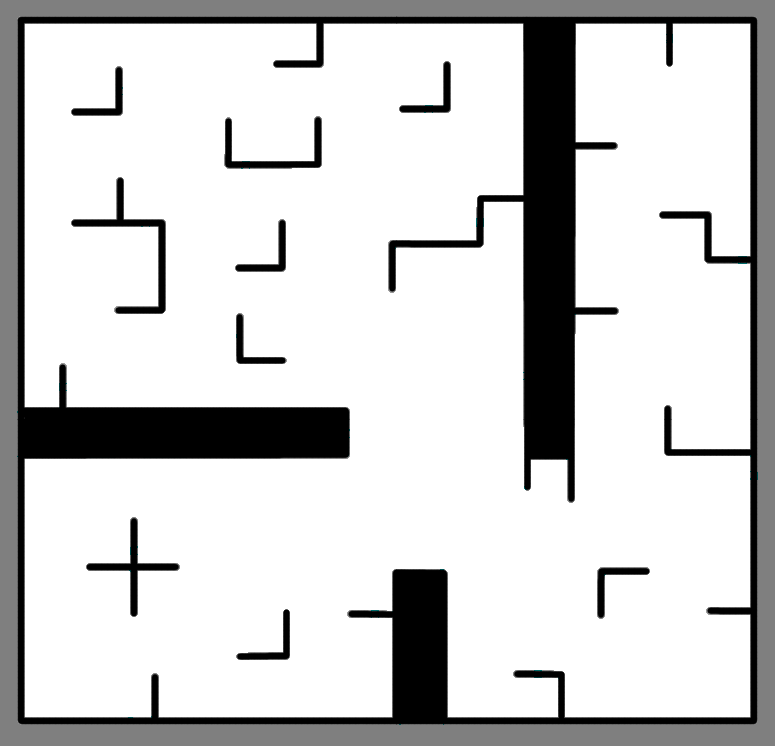
#> input picture sparse_obstacles.png, 775 x 746 px, found by its file name
$ jupyter execute --allow-errors ParticleFilter_update.ipynb   (shell and % lines are left out)
#> lines starting #> are read from the running program, lines starting #| are printed output that depends on the picture
### inspercles.py
# coding: utf-8
from random import randint, choice
import time
import matplotlib.pyplot as plt
import matplotlib.patches as mpatches
import numpy as np
import math
import random
from pf import Particle
from nav_msgs.msg import OccupancyGrid
from occupancy_field import OccupancyField
from helper_functions import angle_normalize, angle_diff

particle_size = 7

# [5 lines left out: function convert_to_figure, not called in this run]


def nb_draw_map(mapa_numpy, particles = None, initial_position=False, pose=False, robot=False):
    """
        particles - um conjunto de partículas definidas como objetos do tipo partícula

        initial_position - cor para desenhar a posição inicial do robo

        pose - pose do robo

        robot - booleano que determina se o robô é desenhado como um círculo ou não
    """
    fig, ax = plt.subplots(figsize=(10,10))
    ax.set(xlim=[0, width], ylim=[0, height]) # Or use "ax.axis([x0,x1,y0,y1])"

    fig.canvas.draw()

    #def update():

    plt.imshow(mapa_numpy, cmap='Greys_r')
    if initial_position:
        draw_initial_pose(initial_pose,ax)
    if particles:
        nb_draw_particle_cloud(particles, ax)
    if pose:
        nb_draw_arrow(pose[0], pose[1], pose[2], ax, color='g', width=2, headwidth=6, headlength=6)
    if robot:
        nb_draw_robot(pose, ax, radius=robot_radius)

    return ax # Retornamos o contexto grafico caso queiram fazer algo depois


def draw_initial_pose(pose_xytheta, ax):
    """
        Metodo que desenha a pose inicial
        pose - um array que contem x, y e theta da pose inicial
        ax - um objeto do matplotlib
    """
    x = pose_xytheta[0]
    y = pose_xytheta[1]
    theta = pose_xytheta[2]
    l = 15
    #end_x = x + deltax
    #end_y = y + deltay
    nb_draw_arrow(x, y, theta, ax, l=l, color='r', width=2, headwidth=6, headlength=6)

def nb_draw_arrow(x, y, theta, ax, l = 15, color='y', headwidth=3.0, headlength=3, width=0.001):
    """
        Desenha uma seta na posição x, y com um ângulo theta
        ax é o contexto gráfico

    """
    deltax = l*math.cos(theta)
    deltay = l*math.sin(theta)
    ax.arrow(x, y, deltax, deltay, head_width=headwidth, head_length=headlength, fc=color,  ec=color, width=width)

def nb_draw_particle_cloud(particles, ax):
    """
        Desenha o particle cloud
        particles - uma lista de objetos Particle
        ax - eixo
    """
    for p in particles:
        nb_draw_arrow(p.x, p.y, p.theta, ax, particle_size, color='b')

def normalize_particles(particle_cloud):
    #
    #global particle_cloud
    w_sum = 0
    for p in particle_cloud:
        w_sum+=p.w
    for p in particle_cloud:
        p.normalize(w_sum)

def update_robot_pose(particle_cloud, W):
    """
        O objetivo deste item é fornecer uma estimativa da pose do robo

        Pode-se escolher como isto é feito.

        Por exemplo:
            Usar a média de todas as partículas
            Usar as partículas mais provaveis
    """
    robot_pose = [0, 0, 0]
    return robot_pose

def nb_initialize_particle_cloud(xy_theta=None):
    """ Initialize the particle cloud.
        Arguments
        xy_theta: a triple consisting of the mean x, y, and theta (yaw) to initialize the
                  particle cloud around.  """
    if xy_theta == None:
        #xy_theta = convert_pose_to_xy_and_theta(.odom_pose.pose)
        pass
    global particle_cloud
    # TODO create particles
    particle_cloud = nb_create_particles(initial_pose)

    normalize_particles(particle_cloud)
    update_robot_pose(particle_cloud, np.ones(len(particle_cloud)))
    return particle_cloud

def nb_create_particles(pose, var_x = 50, var_y = 50, var_theta = math.pi/3, num=30):
    """
        Cria num particulas
        situadas no intervalo x - var_x a x + var_x, y - var_x at'e y + var_y e theta - var_theta a theta + var_theta
    """
    particle_cloud = []
    s = pose
    for i in range(num):
        x = random.uniform(s[0] - var_x, s[0] + var_x)
        y = random.uniform(s[1] - var_x, s[1] + var_y)
        theta = random.uniform(s[2] - var_theta, s[2] + var_theta)
        p = Particle(x, y, theta, w=1.0) # A prob. w vai ser normalizada depois
        particle_cloud.append(p)
    return particle_cloud

def nb_draw_robot(position, ax, radius=10):
    """
        Desenha um círculo com uma seta para se passar pelo robô
    """
    from matplotlib.patches import Circle
    circle = Circle((position[0], position[1]), radius, facecolor='none',
                    edgecolor=(0.0, 0.8, 0.2), linewidth=2, alpha=0.7)
    ax.add_patch(circle)

# [140 lines left out: functions nb_create_ros_map, nb_interp, nb_cria_occupancy_field_image, nb_outside_image, nb_found_obstacle, nb_find_discrete_line_versor and 1 more, not called in this run]

### pf.py
#!/usr/bin/env python

"""
    Originally based on Olin's Paul Ruvolo's CompRobo 15:
    https://github.com/paulruvolo/comprobo15/

"""


import math
import time

import numpy as np
from numpy.random import random_sample
from sklearn.neighbors import NearestNeighbors
from occupancy_field import OccupancyField

from helper_functions import (convert_pose_inverse_transform,
                              convert_translation_rotation_to_pose,
                              convert_pose_to_xy_and_theta,
                              angle_diff)

from copy import deepcopy

class Particle(object):
    """ Represents a hypothesis (particle) of the robot's pose consisting of x,y and theta (yaw)
        Attributes:
            x: the x-coordinate of the hypothesis relative to the map frame
            y: the y-coordinate of the hypothesis relative ot the map frame
            theta: the yaw of the hypothesis relative to the map frame
            w: the particle weight (the class does not ensure that particle weights are normalized
    """

    def __init__(self,x=0.0,y=0.0,theta=0.0,w=1.0):
        """ Construct a new Particle
            x: the x-coordinate of the hypothesis relative to the map frame
            y: the y-coordinate of the hypothesis relative ot the map frame
            theta: the yaw of the hypothesis relative to the map frame
            w: the particle weight (the class does not ensure that particle weights are normalized """
        self.w = w
        self.theta = theta
        self.x = x
        self.y = y

    # [4 lines left out: function as_pose, not called in this run]

    # TODO: define additional helper functions if needed
    def normalize(self, Z):
        """ Ajusta o peso da particula usando o fator de normalizacao (Z) """
        self.w /= Z

    # [25 lines left out: functions weighted_values, draw_random_sample, not called in this run]

### backup_borbaevitoria/ParticleFilter_update.ipynb
# <font color="blue">Filipe Borba e Vitória Mattos</font>

# Filtro de partículas

Cada partícula vai ser representada por uma lista [x,y,theta]

Trabalhe com 2 listas:

	S = []  # Vai conter as n partículas.

	W = [] # Pesos das partículas

	n_part = # Número de partículas

# Atividades

1. Crie uma função que gere n partículas aleatórias distribuidas uniformemente dentro de uma área minx, miny, maxx, maxy (passados como parâmetros). Veja a funcao

	Devolve uma lista com n partículas

2. Descubra como desenhar as n partículas (analise o módulo inspercles)

3. Faça o desenho das partículas

4. Crie uma lista para simular os movimentos do robô. Veja a lista chamada <code>movimentos</code> que é usada na seção *Teste de animação*, mais abaixo

5. Crie uma função que aplica um deslocamento [delta_x, delta_y, delta_theta] com um desvio padrão [std_x, std_y, std_theta] a todas as partículas

6. Desenhe as partículas após o deslocamento

7. Descubra como calcular $P(D|H)$ analisando o Python Notebook. A função que traça os raios está no modulo inspercles

Programe a aplicação da equação que está na pág. 853 do livro do Norvig $$P(z_t | x_t) = \alpha \prod_{j}^M{e^{\frac{-(z_j - \hat{z_j})}{2\sigma^2}}}$$

Ou seja, para cada raio estimado $\hat{z_j}$ e leitura real $z_j$ calcule a probabilidade daquele raio ter acontecido dado que a posição do robô fosse de fato a da partícula

8 . Usando os resultados de 7 calcule $P(H|D)$ e insira numa lista de probabilidades das partículas

9 . Reamostre as partículas de forma proporcional à probabilidade

[cell 1]
from random import randint, choice
import time
import matplotlib.pyplot as plt
import matplotlib.patches as mpatches
import numpy as np
import math
import random
from pf import Particle
from nav_msgs.msg import OccupancyGrid
from occupancy_field import OccupancyField
from helper_functions import angle_normalize, angle_diff

import cv2

import sys
import os
os.getcwd()
import sys
sys.path.append(os.getcwd())


import inspercles
reload(inspercles)


# Para suprimir alguns warnings do Matplotlib Inline
import warnings
warnings.simplefilter('ignore')

## Diretõrio de trabalho

[cell 2]
# Dados do arquivo mapa.yaml

resolution = 0.020000
origin =  [-5.000000, -5.000000, 0.000000]
occupied_thresh = 0.8
free_thresh =  0.2

inspercles.free_thresh = free_thresh # Limiar em tons de cinza para que uma celula seja considerada livre
inspercles.occupied_thresh = occupied_thresh # Limiar de celula ocupada
inspercles.origin = origin
inspercles.resolution = resolution

[cell 3]
from PIL import Image as PilImage


color_image = cv2.imread("sparse_obstacles.png")
#> color_image is the input picture: shape (746, 775, 3); mean B, G, R 206.5, 206.5, 206.5
pil_image = color_image
np_image = cv2.cvtColor(color_image, cv2.COLOR_BGR2GRAY)


#color_image = PilImage.open("sparse_obstacles.png", 'r')
#pil_image = color_image.convert('1') # Converte a imagem PIL para Grayscale
#np_image = np.asarray(pil_image)

particle_size = 10

#import matplotlib_render as plotmap


back_color = "black"
colors     = ['red', 'green', 'cyan', 'yellow']
width, height = 775, 746

inspercles.width = width
inspercles.height = height


initial_pose = [200, 200, math.pi/8] # Posicao inicial considerada para o pf
inspercles.initial_pose = initial_pose
pose = [330, 220, math.radians(90)] # posicao "verdadeira" do robo
inspercles.pose = pose
robot_radius=10   # Raio do robo
inspercles.robot_radius = robot_radius


# Os angulos em que o robo simulado vai ter sensores
angles = np.linspace(0.0, 2*math.pi, num=8)

particle_cloud = []

## Mapa com posição inicial

[cell 4]
inspercles.nb_draw_map(color_image, pose=pose, robot=True)
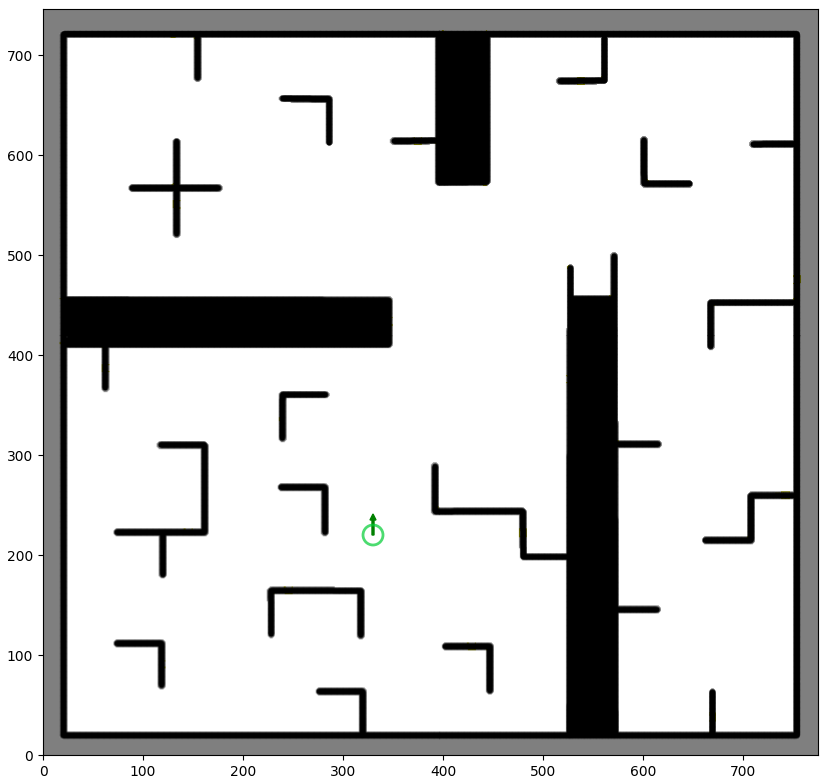
#> figure drawn by matplotlib, 1 panel; B, G, R data is drawn as R, G, B

A função *nb_initialize_particle_cloud()* pertence ao módulo <code>inspercles</code> e já faz uma primeira aleatorização das partículas

[cell 5]
# Inicializa as particulas
particulas = inspercles.nb_initialize_particle_cloud()

[cell 6]
inspercles.nb_draw_map(color_image, particles = particulas, initial_position = initial_pose, pose=pose, robot=True)
#> figure, not shown here; B, G, R data is drawn as R, G, B

[cell 7]
angles

# Simulação da imagem do laser

Para simular a leitura **real** do robo, use *nb_simulate_lidar* passando a posição real do robô, os ângulos do sensor e a np_image com o mapa

#> (a cell that did not finish here is left out)

#> (a cell that did not finish here is left out)

As leituras serao retornadas pela simulacao do lidar. Sao armazenadas na forma de um dicionario com angulo: valor da leitura

#> (a cell that did not finish here is left out)

#> (a cell that did not finish here is left out)

[cell 12]
ax = inspercles.nb_draw_map(pil_image, pose=pose, robot=True, particles=particulas)
#ax.imshow(occupancy_image, alpha=0.2)
#> (the rest of this cell did not finish here and is left out)

## Gerando uma animação

[cell 13]
# Coloque nesta lista os deslocamentos do robo

movimentos = [[-10, -10, 0], [-10, 10, 0], [-10,0,0], [-10, 0, 0],
              [0,0,math.pi/12.0], [0, 0, math.pi/12.0], [0, 0, math.pi/12],[0,0,-math.pi/4],
              [-5, 0, 0],[-5,0,0], [-5,0,0], [-10,0,0],[-10,0,0], [-10,0,0],[-10,0,0],[-10,0,0],[-15,0,0],
              [0,0,-math.pi/4],[0, 10, 0], [0,10,0], [0, 10, 0], [0,10,0], [0,0,math.pi/8], [0,10,0], [0,10,0],
              [0,10,0], [0,10,0], [0,10,0],[0,10,0],
              [0,0,-math.radians(90)],
              [math.cos(math.pi/3)*10, math.sin(math.pi/3),0],[math.cos(math.pi/3)*10, math.sin(math.pi/3),0],[math.cos(math.pi/3)*10, math.sin(math.pi/3),0],
              [math.cos(math.pi/3)*10, math.sin(math.pi/3),0]
             ]

[cell 14]
plt.ioff() # Desliga o modo interativo, para nao aparecerem muitas imagens no meio

frames = 1

#> (the rest of this cell did not finish here and is left out)

Para gerar os gifs é preciso ter o pacote *imagemagick*

O imagemagick pode ser obtido com o seguinte comando:
    sudo apt-get install imagemagick

Agora vamos invocar na linha de comando o seguinte comando:
    convert -delay 10 -loop 1 anim*png animated.gif

Este comando criou um arquivo chamado *animated.fig*, que leremos abaixo:


Infelizmente o IPython Notebook 2 nao parece exibir animacoes em Gif por default, mas voce pode abrir o arquivo no diretorio de trabalho e devera'  ve-lo.

# Começando a Atividade

[cell 15]
def criar_particulas(n, minx, miny, maxx, maxy):
#> called with n = 500, minx = 400, miny = 400, maxx = 250, maxy = 250
    particle_cloud = []
    for i in range(n):
        x = random.uniform(minx, maxx)
        y = random.uniform(miny, maxy)
        theta = random.uniform(math.radians(0), math.radians(360))
        p = Particle(x, y, theta, w=1.0) # A prob. w vai ser normalizada depois
        particle_cloud.append(p)
    return particle_cloud

[cell 16]
#Desenhando as partículas
def desenhar_setas(x, y, theta, ax, l = 15, color='y', headwidth=3.0, headlength=3, width=0.001):
    #Desenha uma seta na posição x, y com um ângulo theta
    #ax é o contexto gráfico
    deltax = l*math.cos(theta)
    deltay = l*math.sin(theta)
    ax.arrow(x, y, deltax, deltay, head_width=headwidth, head_length=headlength, fc=color,  ec=color, width=width)

def desenhar_particulas(particles, ax):
    #particles - uma lista de objetos Particle
    #ax - eixo
    #particle_size iniciado bem acima = 10
    for p in particles:
        desenhar_setas(p.x, p.y, p.theta, ax, particle_size, color='b')

[cell 17]
#Iniciar as partículas para que o desenho ocorra
def iniciar_particulas(xy_theta=None):
    #xy_theta: a triple consisting of the mean x, y, and theta (yaw) to initialize the
    #particle cloud around.
    if xy_theta == None:
        #xy_theta = convert_pose_to_xy_and_theta(.odom_pose.pose)
        pass
    # TODO create particles
    particle_cloud = criar_particulas(500,400,400,250,250)

    inspercles.normalize_particles(particle_cloud)
    inspercles.update_robot_pose(particle_cloud, np.ones(len(particle_cloud)))
    return particle_cloud

[cell 18]
initial_pose = [200, 200, math.pi/8] # Posicao inicial considerada para o
pose = [320, 200, math.radians(90)] # posicao "verdadeira" do robo

def desenhar_posicao_inicial(pose_xytheta, ax):
    x = pose_xytheta[0]
    y = pose_xytheta[1]
    theta = pose_xytheta[2]
    l = 15
    desenhar_setas(x, y, theta, ax, l=l, color='r', width=2, headwidth=6, headlength=6)

[cell 19]
def desenhar_robo(position, ax, radius=10):
    from matplotlib.patches import Circle
    circle = Circle((position[0], position[1]), radius, facecolor='none',
                    edgecolor=(0.0, 0.8, 0.2), linewidth=2, alpha=0.7)
    ax.add_patch(circle)

[cell 20]
#Para iniciar o mapa
def desenhar_mapa(mapa_numpy, particles = None, initial_position=False, pose=False, robot=False):
    """
        particles - um conjunto de partículas definidas como objetos do tipo partícula

        initial_position - cor para desenhar a posição inicial do robo

        pose - pose do robo

        robot - booleano que determina se o robô é desenhado como um círculo ou não
    """
    fig, ax = plt.subplots(figsize=(10,10))
    ax.set(xlim=[0, width], ylim=[0, height]) # Or use "ax.axis([x0,x1,y0,y1])"

    fig.canvas.draw()

    #def update():

    plt.imshow(mapa_numpy, cmap='Greys_r')
    if initial_position:
        desenhar_posicao_inicial(initial_pose,ax)
    if particles:
        desenhar_particulas(particles, ax)
    if pose:
        desenhar_setas(pose[0], pose[1], pose[2], ax, color='g', width=2, headwidth=6, headlength=6)
    if robot:
        desenhar_robo(pose, ax, radius=robot_radius)

    return ax # Retornamos o contexto grafico caso queiram fazer algo depois

[cell 21]
# Inicializa as particulas e o robô

novas_particulas = iniciar_particulas()
desenhar_mapa(color_image, particles = novas_particulas, initial_position=initial_pose, pose=pose, robot=True)
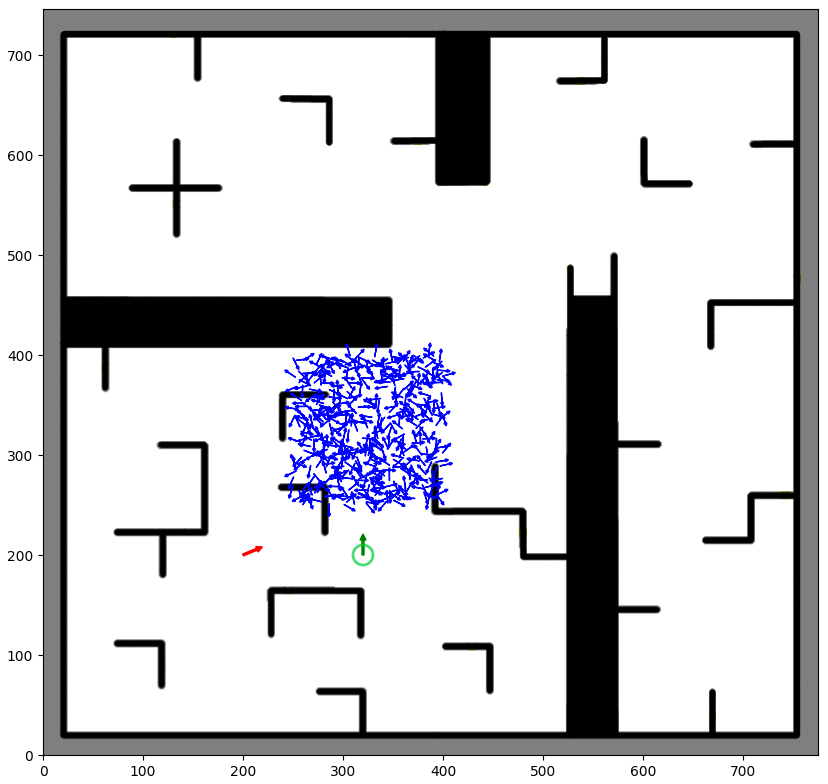
#> figure drawn by matplotlib, 1 panel; B, G, R data is drawn as R, G, B

### Movimentando o robô

[cell 22]
# Coloque nesta lista os deslocamentos do robo

movimentos = [[-10, -10, 0], [-10, 10, 0], [-10,0,0], [-10, 0, 0],
              [0,0,math.pi/12.0], [0, 0, math.pi/12.0], [0, 0, math.pi/12],[0,0,-math.pi/4],
              [-5, 0, 0],[-5,0,0], [-5,0,0], [-10,0,0],[-10,0,0], [-10,0,0],[-10,0,0],[-10,0,0],[-15,0,0],
              [0,0,-math.pi/4],[0, 10, 0], [0,10,0], [0, 10, 0], [0,10,0], [0,0,math.pi/8], [0,10,0], [0,10,0],
              [0,10,0], [0,10,0], [0,10,0],[0,10,0],
              [0,0,-math.radians(90)],
              [math.cos(math.pi/3)*10, math.sin(math.pi/3),0],[math.cos(math.pi/3)*10, math.sin(math.pi/3),0],[math.cos(math.pi/3)*10, math.sin(math.pi/3),0],
              [math.cos(math.pi/3)*10, math.sin(math.pi/3),0]
             ]

[cell 23]
#Crie uma função que aplica um deslocamento [delta_x, delta_y, delta_theta]
#com um desvio padrão [std_x, std_y, std_theta] a todas as partículas

def deslocamento(novas_particulas, delta, pose):
    #Desloca a posição da partícula
    delta_x = delta[0]
    delta_y = delta[1]
    delta_theta = delta[2]

    for p in novas_particulas:
        Ex = random.gauss(0, 2)
        Ey = random.gauss(0, 2)
        Etheta = random.gauss(0, math.radians(10))
        p.x = p.x + delta_x + Ex
        p.y = p.y + delta_y + Ey
        p.theta = p.theta + delta_theta + Etheta

    pose[0] += delta_x
    pose[1] += delta_y
    pose[2] += delta_theta

    lista_produto = []

    for particula in novas_particulas:
        zjchapeu = inspercles.nb_simulate_lidar_fast(pose, angles, np_image)[0]
        produto = 1
        for i in angles:
            P = math.e**(-(i-zjchapeu.values()[0]) /((2*5)**2) )
            produto = produto * P
        lista_produto.append(produto)
#> after the loop, lista_produto = []

    soma_lista_produto = sum(lista_produto)
    alpha = 1/soma_lista_produto

    global pesos_particulas

    pesos_particulas = []

    for i in range(len(lista_produto)):
         pesos_particulas.append(lista_produto[i]*alpha)


#zi = leituras
#zjchapeu é novas_particulas
#desvio padrao de 5cm
#tem que fazer um 'for' com norm.pdf(zj (aquele das leituras), loc=zjchapeu(cada particula), scale=5cm)

$ run again, with anim0001.png copied over sparse_obstacles.png
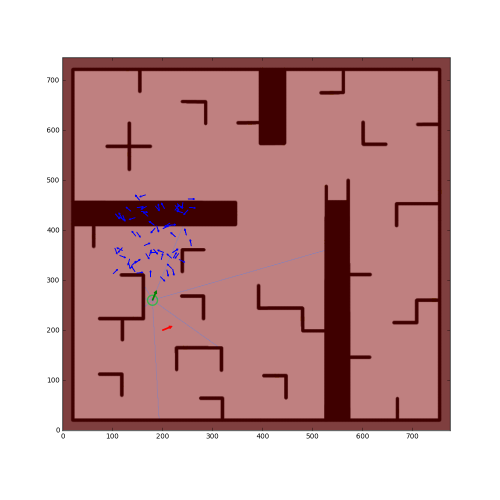
#> input picture anim0001.png, 1000 x 1000 px, found by its file name (shown at 1/2 size)
#> color_image is the input picture: shape (1000, 1000, 3); mean B, G, R 167, 166.5, 202.6
#> `np_image = cv2.cvtColor(color_image, cv2.COLOR_BGR2GRAY)`:
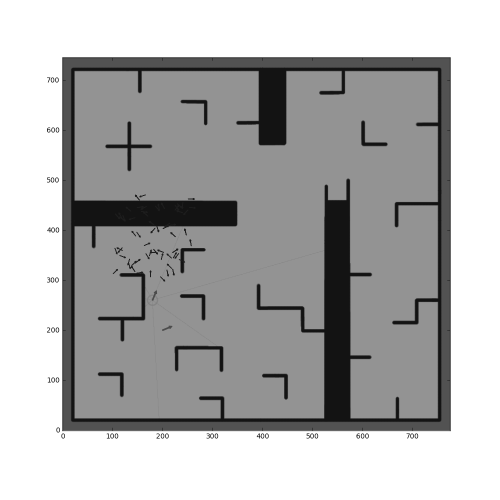
#> np_image: shape (1000, 1000) (shown at 1/2 size); min 0, max 255, mean 177.4
#> `[cell 21]`:
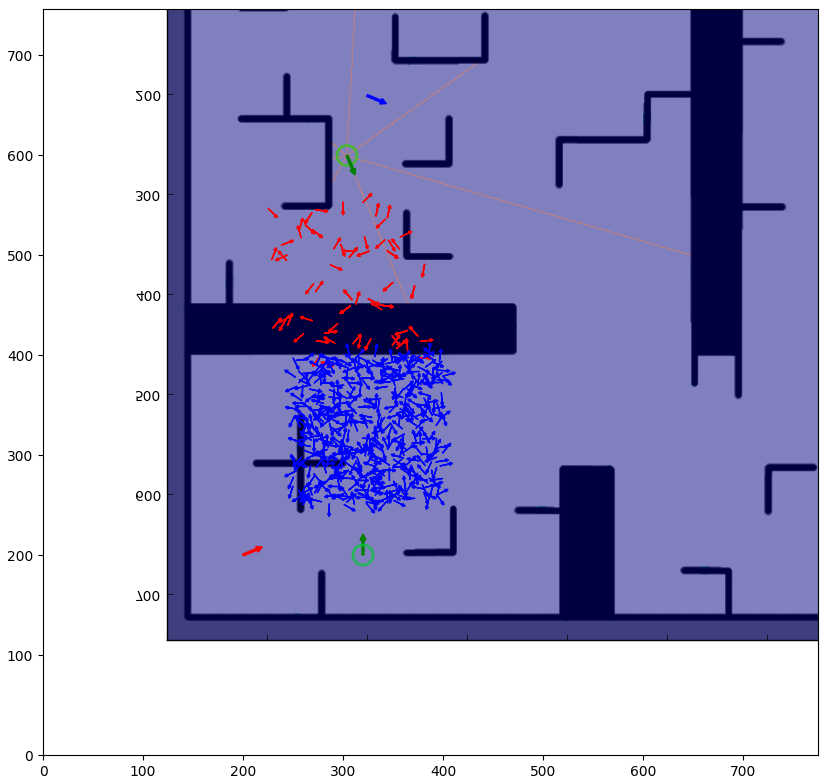
#> figure drawn by matplotlib, 1 panel; B, G, R data is drawn as R, G, B
#> after the loop in deslocamento, `for particula in novas_particulas:`: lista_produto = []
